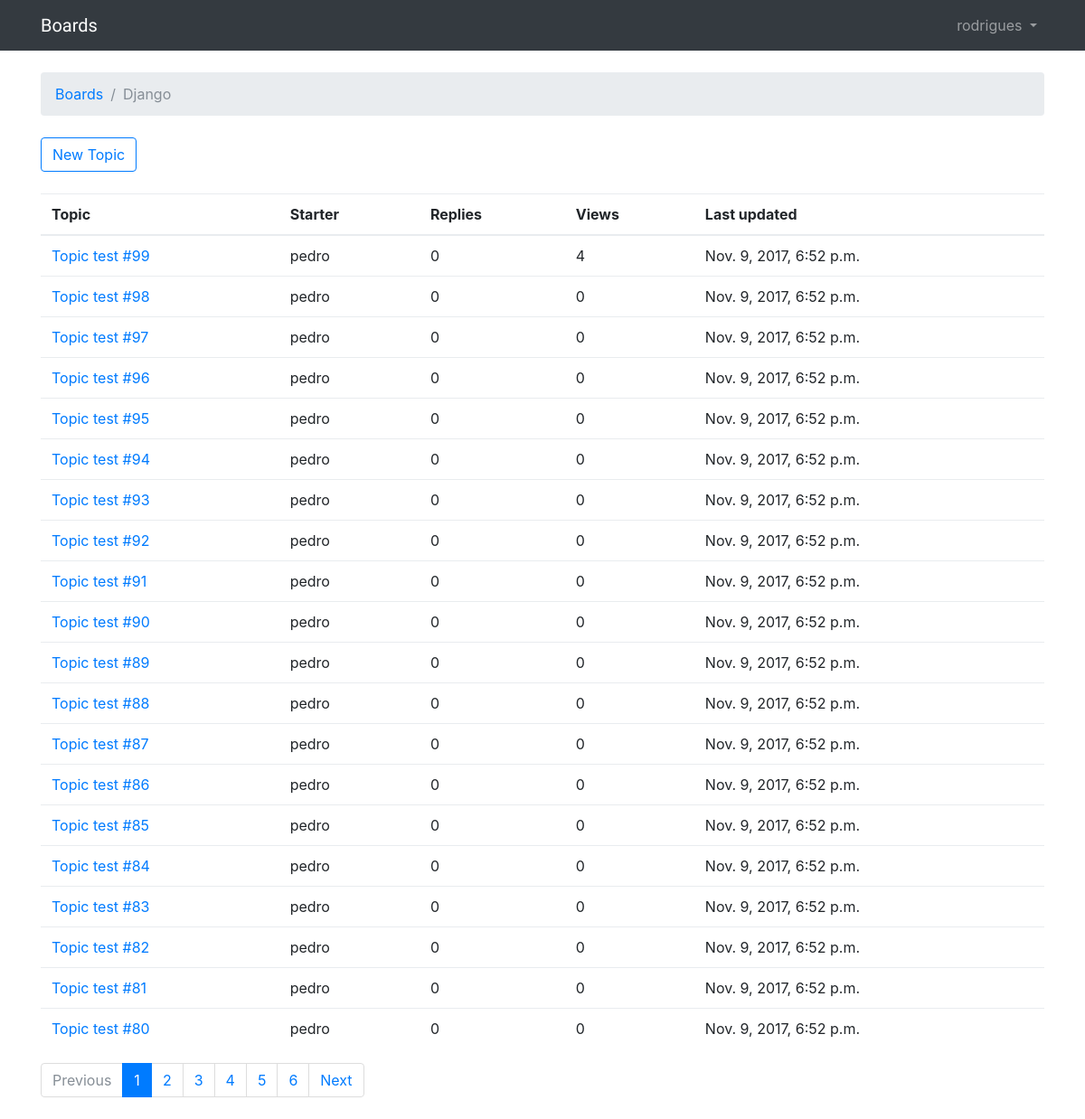
/boards/1/ (signed in), run on the app's committed database.
### boards/models.py (models this page shows, shortened)
class Board(models.Model):
    name = models.CharField(max_length=30, unique=True)
    description = models.CharField(max_length=100)

class Topic(models.Model):
    subject = models.CharField(max_length=255)
    last_updated = models.DateTimeField(auto_now_add=True)
    board = models.ForeignKey(Board, related_name='topics')
    starter = models.ForeignKey(User, related_name='topics')
    views = models.PositiveIntegerField(default=0)

### boards/views.py (the view)
# urls.py: url(r'^boards/(?P<pk>\d+)/$', boards_views.TopicListView.as_view(), name='board_topics'),
class TopicListView(ListView):
    model = Topic
    context_object_name = 'topics'
    template_name = 'topics.html'
    paginate_by = 20
    def get_context_data(self, **kwargs):
        kwargs['board'] = self.board
        return super().get_context_data(**kwargs)
    def get_queryset(self):
        self.board = get_object_or_404(Board, pk=self.kwargs.get('pk'))
        queryset = self.board.topics.order_by('-last_updated').annotate(replies=Count('posts') - 1)
        return queryset

### templates/topics.html (shortened to what this page needs)
{% extends 'base.html' %}
{% block breadcrumb %}
    <li class="breadcrumb-item"><a href="{% url 'home' %}">Boards</a></li>
    <li class="breadcrumb-item active">{{board.name}}</li>
{% endblock %}
{% block content %}
    <div class="mb-4">
        <a href="{% url 'new_topic' board.pk %}" class="btn btn-outline-primary">New Topic</a>
    </div>
    <table class="table">
        <thead class="thead-inverse">
            <tr>
                <th>Topic</th>
                <th>Starter</th>
                <th>Replies</th>
                <th>Views</th>
                <th>Last updated</th>
            </tr>
        </thead>
        <tbody>
            {% for topic in topics %}
                <tr>
                    <td><a href="{% url 'topic_posts' board.pk topic.pk %}">{{ topic.subject }}</td>
                    <td>{{ topic.starter.username }}</td>
                    <td>{{ topic.replies }}</td>
                    <td>{{ topic.views }}</td>
                    <td>{{ topic.last_updated }}</td>
                </tr>
            {% endfor %}
        </tbody>
    </table>
    {% include "includes/pagination.html" %}
{% endblock %}

### templates/base.html (shortened to what this page needs)
{% load static %}
<html>
    <head>
        <link rel="stylesheet" href="{% static 'css/bootstrap.min.css' %}">
        <link rel="stylesheet" href="{% static 'css/app.css' %}">
    </head>
    <body>
        {% block body %}
        <nav class="navbar navbar-expand-sm navbar-dark bg-dark">
            <div class="container">
              <a class="navbar-brand" href="{% url 'home' %}">Boards</a>
              <div class="collapse navbar-collapse" id="mainMenu">
                {% if user.is_authenticated %}
                  <ul class="navbar-nav ml-auto">
                    <li class="nav-item dropdown">
                      <a class="nav-link dropdown-toggle" href="#" id="userMenu" data-toggle="dropdown" aria-haspopup="true" aria-expanded="false">
                        {{ user.username }}
                      </a>
                    </li>
                  </ul>
                {% else %}
                  <form class="form-inline ml-auto" style="margin-bottom: 0px;">
                    <a href="{% url 'login' %}" class="btn btn-outline-secondary">Login</a>
                    <a href="{% url 'signup' %}" class="btn btn-outline-primary ml-2">Signup</a>
                  </form>
                {% endif %}
              </div>
            </div>
          </nav>
            <div class="container">
              <ol class="breadcrumb my-4">
                {% block breadcrumb %}
                {% endblock %}
              </ol>
              {% block content %}
              {% endblock %}
            </div>
        {% endblock body %}
    </body>
</html>

### static/css/app.css (style rules this page uses)
.navbar-brand { font-family: 'Saira', sans-serif; }

### data on the page
Board: name "Django"
Topic: subject "Topic test #99", starter.username "pedro", replies "0", views "4", last_updated "Nov. 9, 2017, 6:52 p.m."
Topic: subject "Topic test #98", starter.username "pedro", replies "0", views "0", last_updated "Nov. 9, 2017, 6:52 p.m."
Topic: subject "Topic test #97", starter.username "pedro", replies "0", views "0", last_updated "Nov. 9, 2017, 6:52 p.m."
Topic: subject "Topic test #96", starter.username "pedro", replies "0", views "0", last_updated "Nov. 9, 2017, 6:52 p.m."
Topic: subject "Topic test #95", starter.username "pedro", replies "0", views "0", last_updated "Nov. 9, 2017, 6:52 p.m."
Topic: subject "Topic test #94", starter.username "pedro", replies "0", views "0", last_updated "Nov. 9, 2017, 6:52 p.m."
Topic: subject "Topic test #93", starter.username "pedro", replies "0", views "0", last_updated "Nov. 9, 2017, 6:52 p.m."
Topic: subject "Topic test #92", starter.username "pedro", replies "0", views "0", last_updated "Nov. 9, 2017, 6:52 p.m."
Topic: subject "Topic test #91", starter.username "pedro", replies "0", views "0", last_updated "Nov. 9, 2017, 6:52 p.m."
Topic: subject "Topic test #90", starter.username "pedro", replies "0", views "0", last_updated "Nov. 9, 2017, 6:52 p.m."
Topic: subject "Topic test #89", starter.username "pedro", replies "0", views "0", last_updated "Nov. 9, 2017, 6:52 p.m."
Topic: subject "Topic test #88", starter.username "pedro", replies "0", views "0", last_updated "Nov. 9, 2017, 6:52 p.m."
Topic: subject "Topic test #87", starter.username "pedro", replies "0", views "0", last_updated "Nov. 9, 2017, 6:52 p.m."
Topic: subject "Topic test #86", starter.username "pedro", replies "0", views "0", last_updated "Nov. 9, 2017, 6:52 p.m."
Topic: subject "Topic test #85", starter.username "pedro", replies "0", views "0", last_updated "Nov. 9, 2017, 6:52 p.m."
Topic: subject "Topic test #84", starter.username "pedro", replies "0", views "0", last_updated "Nov. 9, 2017, 6:52 p.m."
Topic: subject "Topic test #83", starter.username "pedro", replies "0", views "0", last_updated "Nov. 9, 2017, 6:52 p.m."
Topic: subject "Topic test #82", starter.username "pedro", replies "0", views "0", last_updated "Nov. 9, 2017, 6:52 p.m."
Topic: subject "Topic test #81", starter.username "pedro", replies "0", views "0", last_updated "Nov. 9, 2017, 6:52 p.m."
Topic: subject "Topic test #80", starter.username "pedro", replies "0", views "0", last_updated "Nov. 9, 2017, 6:52 p.m."

### other printed values
{{ user.username }} "rodrigues"
{{ page_num }} "1"
{{ page_num }} "2" "3" "4" "5" "6"
